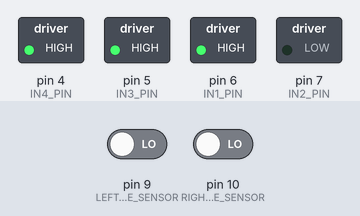
Bench run of a sketch on a simulated Arduino Uno, built with avr-gcc and run on an emulated ATmega328P. Shown: switched loads named in the sketch (green lamp = pin HIGH). Inputs (shaded band) come from the test bench; at power-on: pin 9 (LEFT_LINE_SENSOR) LOW, pin 10 (RIGHT_LINE_SENSOR) LOW.

Above: at 1.2 s.
1.3 s: pin 9 (LEFT_LINE_SENSOR) driven HIGH
At 2.3 s:
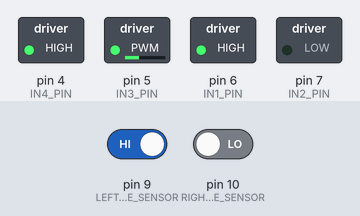
2.8 s: pin 9 (LEFT_LINE_SENSOR) driven LOW
At 3.3 s:
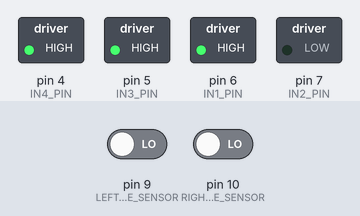
4.3 s: pin 10 (RIGHT_LINE_SENSOR) driven HIGH
At 4.7 s:
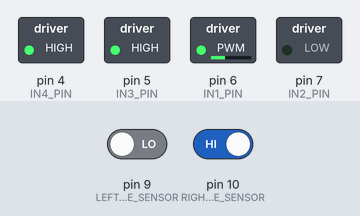
5.8 s: pin 10 (RIGHT_LINE_SENSOR) driven LOW
At 6.9 s:
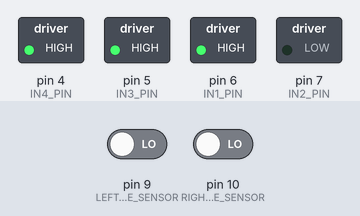
7.3 s: pin 9 (LEFT_LINE_SENSOR) driven HIGH
At 7.9 s:
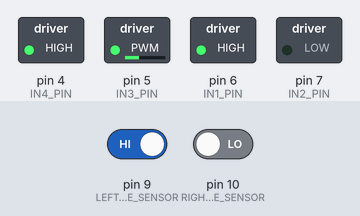
8.8 s: pin 10 (RIGHT_LINE_SENSOR) driven HIGH
At 9.3 s:
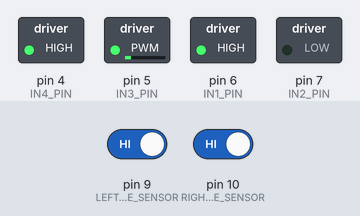
Timing chart, 0 to 11.3 s (numbered marks = the images above; inputs shaded):
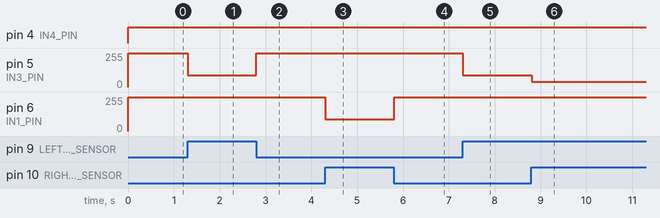

Measured:
- after the input at 1.3 s, pin 5 (IN3_PIN): 255/255 → 89/255 at once
- after the input at 2.8 s, pin 5 (IN3_PIN): 89/255 → 255/255 at once
- after the input at 4.3 s, pin 6 (IN1_PIN): 255/255 → 89/255 at once
- after the input at 5.8 s, pin 6 (IN1_PIN): 89/255 → 255/255 at once
- after the input at 7.3 s, pin 5 (IN3_PIN): 255/255 → 89/255 at once
- after the input at 8.8 s, pin 5 (IN3_PIN): 89/255 → 38/255 at once

The sketch:

line_follower_simple.ino
```cpp
#define WHITE 1
#define BLACK 0

#define LEFT 1
#define RIGHT 0

#define TURN_AMOUNT 0.65
#define SHARP_TURN_AMOUNT 0.85

void setup() {
  move_setup();
  set_speed(1);

  line_sensor_setup();
}

int turning = 0;

void loop() {
  int left = read_left_sensor();
  int right = read_right_sensor();

  if (left == BLACK && right == BLACK)
    forward();
  else if (left == WHITE && right == BLACK) {
    move_robot(1, 1 - TURN_AMOUNT);
    turning = LEFT;
  } else if (left == BLACK && right == WHITE) {
    move_robot(1 - TURN_AMOUNT, 1);
    turning = RIGHT;
  } else if (turning == RIGHT) {
    move_robot(1 - SHARP_TURN_AMOUNT, 1);
  } else if (turning == LEFT) {
    move_robot(1, 1 - SHARP_TURN_AMOUNT);
  } else {
    stop();
  }

  delay(10);
}
```

line_sensor_functions.ino
```cpp
#define LEFT_LINE_SENSOR 9
#define RIGHT_LINE_SENSOR 10

void line_sensor_setup() {
  pinMode(LEFT_LINE_SENSOR, INPUT);
  pinMode(RIGHT_LINE_SENSOR, INPUT);
}

int read_left_sensor() {
  return digitalRead(LEFT_LINE_SENSOR);
}

int read_right_sensor() {
  return digitalRead(RIGHT_LINE_SENSOR);
}
```

move_functions.ino
```cpp
#define IN1_PIN 6
#define IN2_PIN 7
#define IN3_PIN 5
#define IN4_PIN 4

float speed_multiplier = 1; // Max speed = 1, min speed = 0

void move_setup() {
  pinMode(IN1_PIN, OUTPUT);
  digitalWrite(IN1_PIN, LOW); // When not sending PWM, we want it low
  pinMode(IN2_PIN, OUTPUT);
  digitalWrite(IN2_PIN, LOW); // When not sending PWM, we want it low
  pinMode(IN3_PIN, OUTPUT);
  digitalWrite(IN3_PIN, LOW); // When not sending PWM, we want it low
  pinMode(IN4_PIN, OUTPUT);
  digitalWrite(IN4_PIN, LOW); // When not sending PWM, we want it low
}

void move_robot(float leftSpeed, float rightSpeed) {
  // Move function: leftSpeed and rightSpeed from -1 to 1, 0 is no movement
  leftSpeed = constrain(leftSpeed, -1, 1);
  rightSpeed = constrain(rightSpeed, -1, 1);

  leftSpeed *= speed_multiplier;
  rightSpeed *= speed_multiplier;

  leftSpeed *= 255; // get into range of analogWrite
  rightSpeed *= 255;

  float pin1 = 0, pin3 = 0;
  int pin2 = 0, pin4 = 1;

  if(leftSpeed > 0) pin1 = leftSpeed;
  else {
    pin1 = -1 * leftSpeed;
    pin2 = 1;
  }

  if(rightSpeed > 0) pin3 = rightSpeed;
  else {
    pin3 = -1 * rightSpeed;
    pin4 = 0;
  }

  analogWrite(IN1_PIN, (int)pin1);
  digitalWrite(IN2_PIN, (int)pin2);
  analogWrite(IN3_PIN, (int)pin3);
  digitalWrite(IN4_PIN, (int)pin4);
}

void set_speed(float speed) {
  // speed is a float between 0 and 1
  speed_multiplier = constrain(speed, 0, 1);
}

void forward() {
  move_robot(1, 1);
}

void backward() {
  move_robot(-1, -1);
}

void stop() {
  move_robot(0, 0);
}

void sharp_left() {
  move_robot(-1, 1);
}

void sharp_right() {
  move_robot(1, -1);
}

void pivot_left() {
  move_robot(0 , 1);
}

void pivot_right() {
  move_robot(1, 0);
}
```
